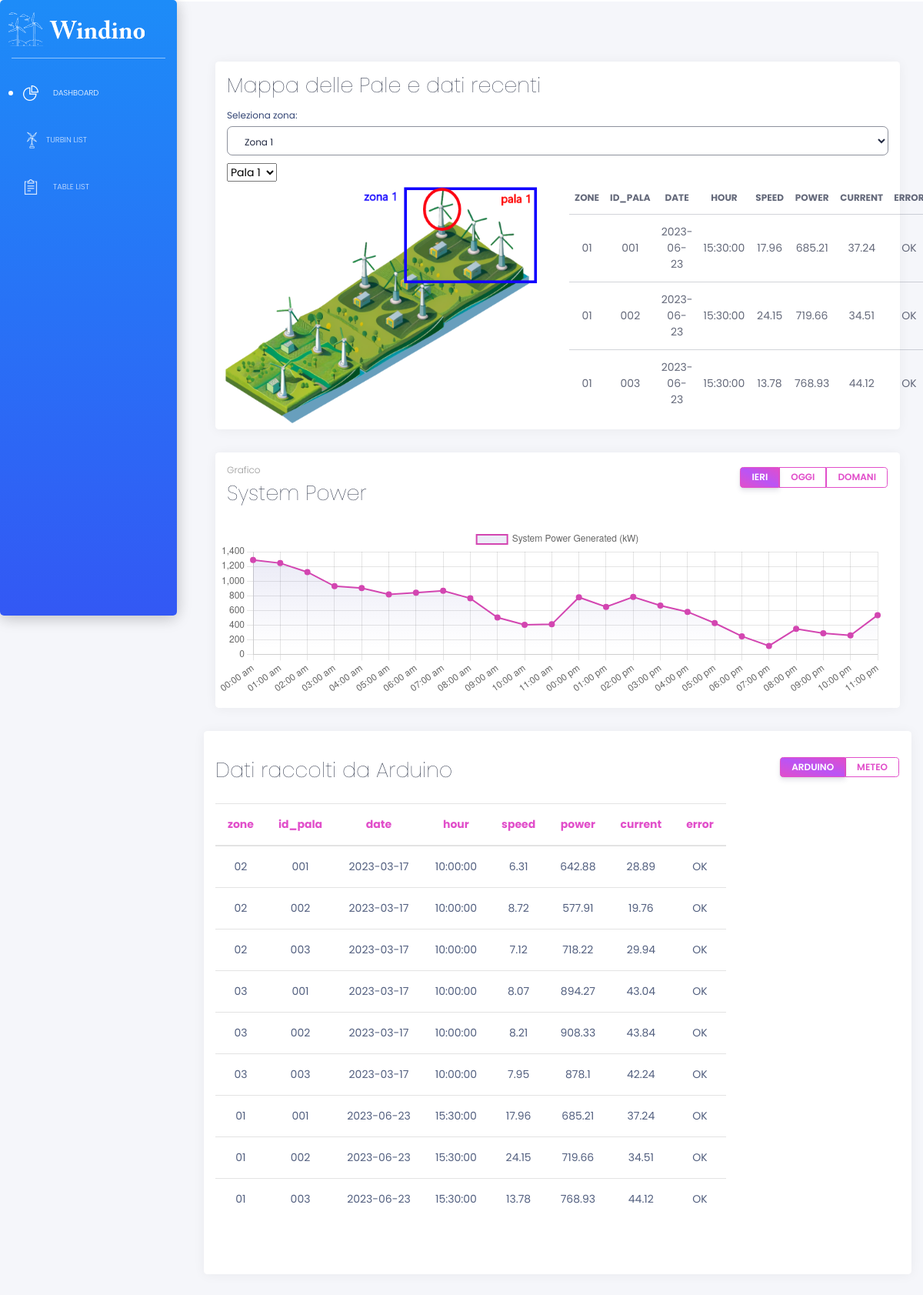
The page /index on the database as committed earlier.
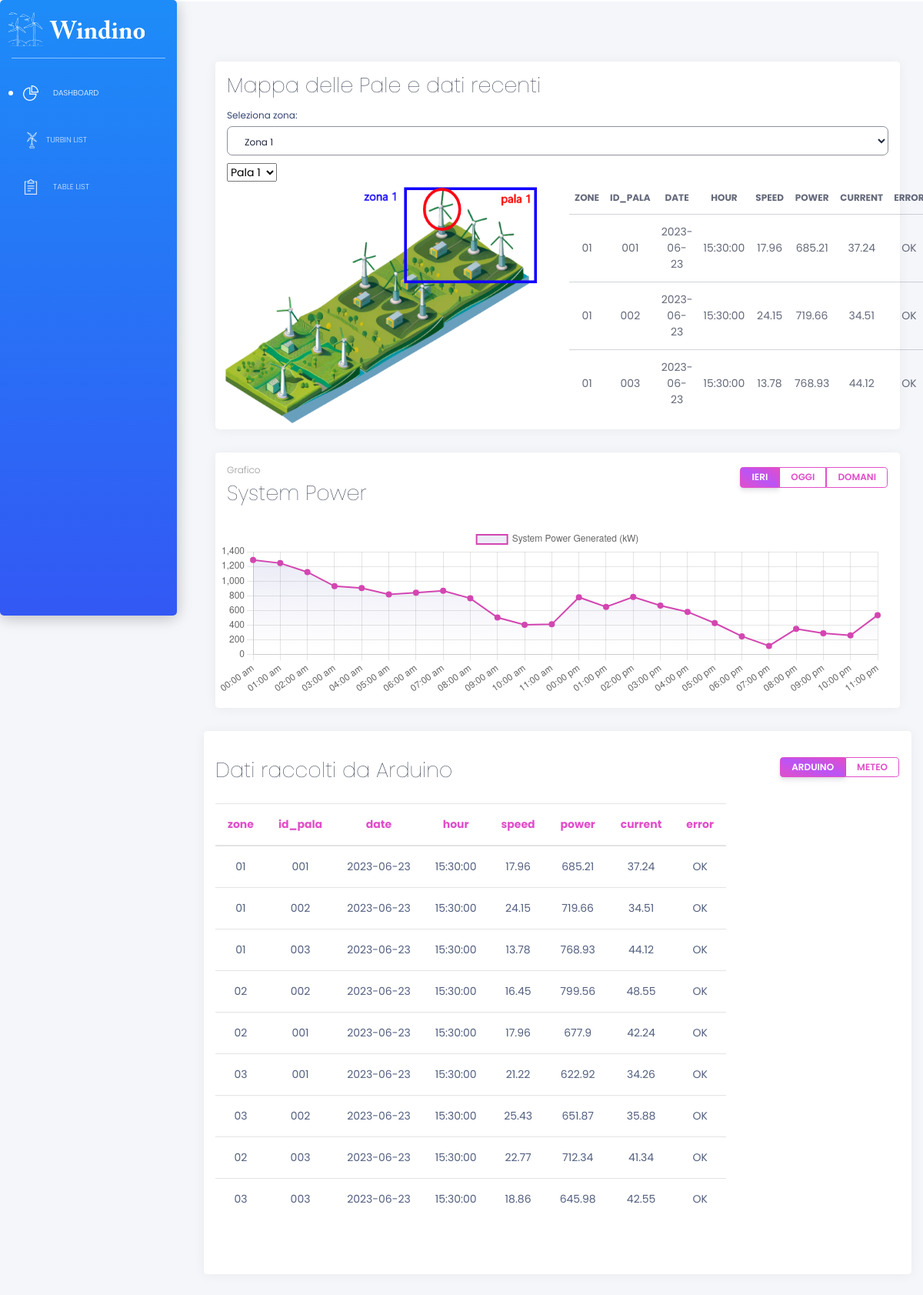
The same page on the database as committed later.
### tables this page shows
CREATE TABLE arduino (
				   zone TEXT,
				   id TEXT,
				   date DATE,
				   hour TIME,
                   speed FLOAT,
                   power FLOAT,
				   current FLOAT,
				   error TEXT);

### apps/home/routes.py (the view)
@blueprint.route('/index')
def index():
    with get_db() as conn:
        data = conn.execute("SELECT hour, speed FROM arduino ORDER BY hour").fetchall()
        hours = []
        speeds = []
        for row in data:
            hours.append(row['hour'])
            speeds.append(row['speed'])
        arduino = conn.execute('SELECT * FROM arduino').fetchall()
        arduino_recent_data = conn.execute("SELECT a.* "
                       "FROM arduino a "
                       "JOIN (SELECT zone, id, MAX(date || ' ' || hour) AS max_datetime "
                       "FROM arduino "
                       "GROUP BY zone, id) a2 ON a.zone = a2.zone AND a.id = a2.id AND (a.date || ' ' || a.hour) = a2.max_datetime").fetchall()
        meteo=conn.execute('SELECT * FROM meteo').fetchall()
    return render_template('home/index.html', segment='index', arduino=arduino, hours=hours, speeds=speeds,
                           arduino_recent_data=arduino_recent_data, meteo=meteo)

### apps/__init__.py (called while the page is built)
def configure_database(app):
    @app.before_first_request
    def initialize_database():
        db.create_all()
    @app.teardown_request
    def shutdown_session(exception=None):
        db.session.remove()

### apps/home/routes.py (called while the page is built)
def get_db():
    db = getattr(g, '_database', None)
    if db is None:
        db = g._database = sqlite3.connect(DATABASE)
        db.row_factory = sqlite3.Row
    return db

### apps/templates/home/index.html (shortened to what the changed rows need)
  {% extends "layouts/base.html" %} {% block title %} Windino {% endblock %}
  {% block content %}
  <div class="content">
  <div class="row">
      <div class="col-12">
            <div class="card">
                <div class="card-header">
                    <div class="row">
                      <div class="col-sm-6 text-left">
                        <h2 class="card-title">Mappa delle Pale e dati recenti</h2>
                      </div>
                    </div>
                    </div>
                    <div class="row">
                      <div class="col-lg-6 col-md-12">
                        <div class="table">
                          <table class="table tablesorter" id="zona1tab" style="display: block;">
                            <thead class="text-primary">
                              <tr>
                                <th class="text-center">zone</th>
                                <th class="text-center">id_pala</th>
                                <th class="text-center">date</th>
                                <th class="text-center">hour</th>
                                <th class="text-center">speed</th>
                                <th class="text-center">power</th>
                                <th class="text-center">current</th>
                                <th class="text-center">error</th>
                            </tr>
                            </thead>
                            <tbody>
                              {% for pala in arduino_recent_data %}
                              {% if pala.zone == "01" %}
                                  <tr>
                                      <td class="text-center">{{pala.zone}}</td>
                                      <td class="text-center">{{ pala.id }}</td>
                                      <td class="text-center">{{ pala.date }}</td>
                                      <td class="text-center">{{ pala.hour }}</td>
                                      <td class="text-center">{{ pala.speed }}</td>
                                      <td class="text-center">{{ pala.power }}</td>
                                      <td class="text-center">{{ pala.current }}</td>
                                      <td class="text-center">{{ pala.error }}</td>
                                  </tr>
                              {%endif%}
                              {% endfor %}
                            </tbody>
                          </table>
                        </div>
                      </div>
                    </div>
                    </div>
            </div>
  </div>
    <div class="row">
      <div class="col-12">
        <div class="card card-chart">
          <div class="card-header">
            <div class="row">
              <div class="col-sm-6 text-left">
                <h2 class="card-title">System Power</h2>
              </div>
            </div>
          </div>
        </div>
      </div>
    </div>
    <div class="row">
              <div class="card">
                  <div class="card-header">
                    <div class="row">
                      <div class="card">
                          <div class="card-header">
                              <div class="row">
                                  <div class="col-sm-6 text-left">
                                    <h2 class="card-title" id="card-title">Dati raccolti da Arduino</h2>
                                  </div>
                              </div>
                          </div>
                                <div class="card-body">
                                  <div class="table">
                                      <table class="table-responsive mx-auto" id="arduino-content" style="display: block;">
                                        <thead class="text-primary">
                                          <tr>
                                              <th class="text-center">zone</th>
                                              <th class="text-center">id_pala</th>
                                              <th class="text-center">date</th>
                                              <th class="text-center">hour</th>
                                              <th class="text-center">speed</th>
                                              <th class="text-center">power</th>
                                              <th class="text-center">current</th>
                                              <th class="text-center">error</th>
                                          </tr>
                                        </thead>
                                        <tbody>
                                          {% for pala in arduino_recent_data %}
                                              <tr>
                                                  <td class="text-center">{{pala.zone}}</td>
                                                  <td class="text-center">{{ pala.id }}</td>
                                                  <td class="text-center">{{ pala.date }}</td>
                                                  <td class="text-center">{{ pala.hour }}</td>
                                                  <td class="text-center">{{ pala.speed }}</td>
                                                  <td class="text-center">{{ pala.power }}</td>
                                                  <td class="text-center">{{ pala.current }}</td>
                                                  <td class="text-center">{{ pala.error }}</td>
                                              </tr>
                                      {% endfor %}
                                        </tbody>
                                      </table>
                                    </div>
                                </div>
                      </div>
                </div>
        </div>
  </div>
  </div>
    {% endblock content %} {% block javascripts %}
    <script>
      $(document).ready(function () {
        // Javascript method's body can be found in assets/js/demos.js
        demo.initDashboardPageCharts();
      });
    </script>
    {% endblock javascripts %}

Rows that differ between the two databases and show on the page:
no longer on this page (row unchanged): arduino: zone "02", id "001", date "2023-03-17", hour "10:00:00", speed "6.31", power "642.88", current "28.89", error "OK", shown under "Dati raccolti da Arduino"
no longer on this page (row unchanged): arduino: zone "02", id "002", date "2023-03-17", hour "10:00:00", speed "8.72", power "577.91", current "19.76", error "OK", shown under "Dati raccolti da Arduino"
no longer on this page (row unchanged): arduino: zone "02", id "003", date "2023-03-17", hour "10:00:00", speed "7.12", power "718.22", current "29.94", error "OK", shown under "Dati raccolti da Arduino"
no longer on this page (row unchanged): arduino: zone "03", id "001", date "2023-03-17", hour "10:00:00", speed "8.07", power "894.27", current "43.04", error "OK", shown under "Dati raccolti da Arduino"
no longer on this page (row unchanged): arduino: zone "03", id "002", date "2023-03-17", hour "10:00:00", speed "8.21", power "908.33", current "43.84", error "OK", shown under "Dati raccolti da Arduino"
no longer on this page (row unchanged): arduino: zone "03", id "003", date "2023-03-17", hour "10:00:00", speed "7.95", power "878.1", current "42.24", error "OK", shown under "Dati raccolti da Arduino"
added arduino: zone "02", id "002", date "2023-06-23", hour "15:30:00", speed "16.45", power "799.56", current "48.55", error "OK", shown under "Dati raccolti da Arduino"
added arduino: zone "02", id "001", date "2023-06-23", hour "15:30:00", speed "17.96", power "677.9", current "42.24", error "OK", shown under "Dati raccolti da Arduino"
added arduino: zone "03", id "001", date "2023-06-23", hour "15:30:00", speed "21.22", power "622.92", current "34.26", error "OK", shown under "Dati raccolti da Arduino"
added arduino: zone "03", id "002", date "2023-06-23", hour "15:30:00", speed "25.43", power "651.87", current "35.88", error "OK", shown under "Dati raccolti da Arduino"
added arduino: zone "02", id "003", date "2023-06-23", hour "15:30:00", speed "22.77", power "712.34", current "41.34", error "OK", shown under "Dati raccolti da Arduino"
added arduino: zone "03", id "003", date "2023-06-23", hour "15:30:00", speed "18.86", power "645.98", current "42.55", error "OK", shown under "Dati raccolti da Arduino"
